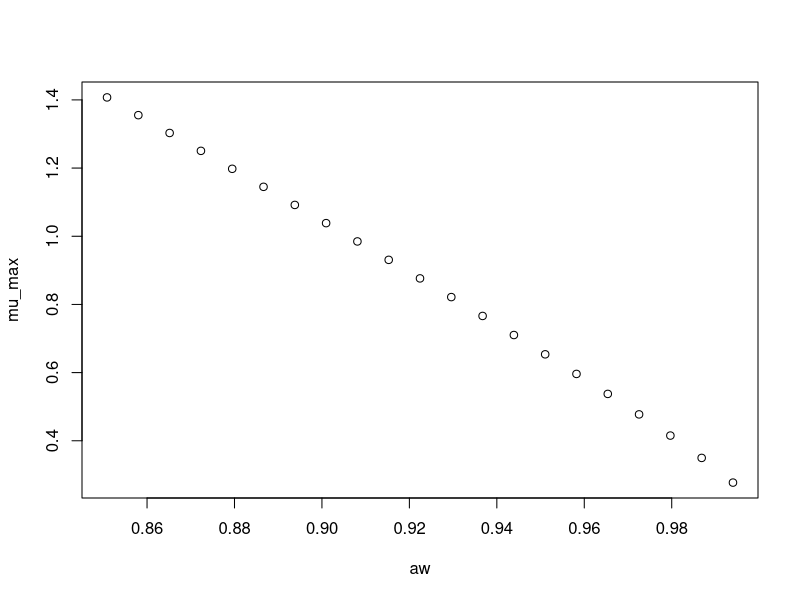

This figure's R source:
#############################
# start of Parameter script
#############################
aw <- seq(0.85085,0.994005994005994,length.out=21)
#############################
# end of Parameter script
#############################
############################# 
# start of Model script Gropin ID 1092 
#############################
 
# constant coefficients for this model
 
variables <- data.frame(aw)
argumentsPar <- expand.grid(variables)
 
# heart of the model
response_surface <- function(aw) {
   mumax <-0.183+0.729*sqrt(1-aw)+6.321*((sqrt(1-aw))^2)

return(mumax=mumax)
} 

# output parameters
mumax <- cbind(argumentsPar,response_surface(argumentsPar['aw']))
colnames(mumax) <- c(colnames(argumentsPar),'mumax')
#############################
# End of Model script
#############################
############################# 
# start of Visualisation script Gropin ID 1092 
#############################
plot(aw,mumax$mumax,
                          xlab='aw',
                          ylab='mu_max')
#############################
# End of Visualisation script
#############################
